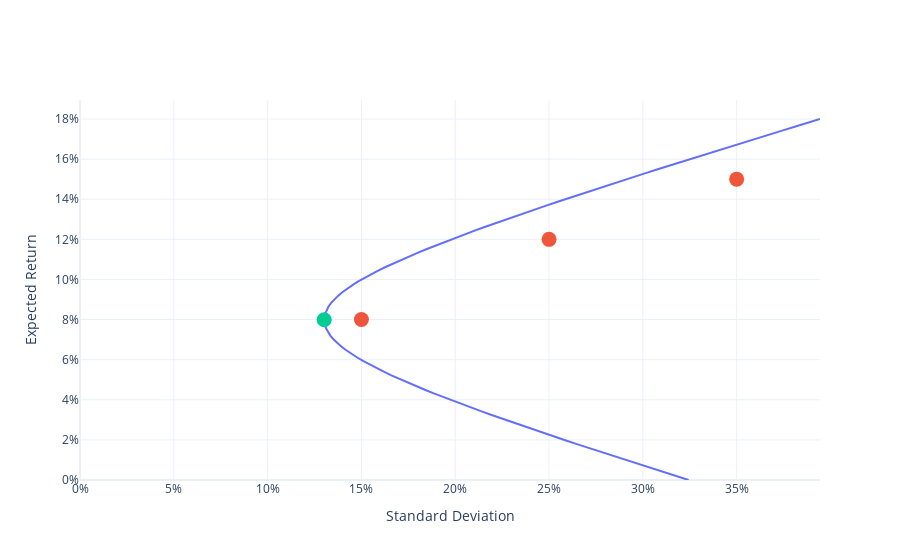

The notebook cell this image was saved under:
### Markdown cell above
# FIGURE

### Code cell
import plotly.graph_objects as go 

string = 'asset 1: %{customdata[0]:.0%}<br>'
string += 'asset 2: %{customdata[1]:.0%}<br>'
string += 'asset 3: %{customdata[2]:.0%}<br>'
string += '<extra></extra>'
trace1 = go.Scatter(
    x=sds,
    y=mns,
    mode="lines",
    customdata=ports,
    hovertemplate=string
)

trace2 = go.Scatter( 
    x=sd,
    y=mn,
    text=["Asset 1", "Asset 2", "Asset 3"],
    hovertemplate="%{text}<extra></extra>",
    mode="markers",
    marker=dict(size=15)
)

trace3 = go.Scatter(
    x=[gmv_sd],
    y=[gmv_mn],
    text=["GMV Portfolio"],
    hovertemplate="%{text}<extra></extra>",
    mode="markers",
    marker=dict(size=15)
    )

fig = go.Figure()
for trace in (trace1, trace2, trace3):
    fig.add_trace(trace)
fig.update_layout(
    xaxis_title="Standard Deviation",
    yaxis_title="Expected Return",
    xaxis_rangemode = "tozero",
    yaxis_rangemode="tozero",
    xaxis_tickformat=".0%",
    yaxis_tickformat=".0%",
    template="plotly_white",
    showlegend=False
) 
fig.show()

### Figure 1 — Plotly figure (JSON) as saved in the notebook; plotly's stock layout.template omitted (floating-point values rounded to 4 significant figures; data arrays with more than 128 entries replaced by an {"elided": "..."} marker saying what was removed)
{"data": [{"customdata": {"elided": "101x3 float values"}, "hovertemplate": "asset 1: %{customdata[0]:.0%}<br>asset 2: %{customdata[1]:.0%}<br>asset 3: %{customdata[2]:.0%}<br><extra></extra>", "mode": "lines", "type": "scatter", "x": [0.3244, 0.3182, 0.3122, 0.3061, 0.3, 0.294, 0.288, 0.2821, 0.2762, 0.2703, 0.2644, 0.2586, 0.2529, 0.2471, 0.2415, 0.2359, 0.2303, 0.2248, 0.2194, 0.214, 0.2088, 0.2036, 0.1985, 0.1935, 0.1886, 0.1838, 0.1791, 0.1746, 0.1702, 0.166, 0.1619, 0.158, 0.1543, 0.1508, 0.1476, 0.1445, 0.1417, 0.1392, 0.137, 0.1351, 0.1334, 0.1321, 0.1311, 0.1305, 0.1302, 0.1302, 0.1306, 0.1313, 0.1324, 0.1338, 0.1355, 0.1375, 0.1398, 0.1424, 0.1452, 0.1483, 0.1516, 0.1552, 0.1589, 0.1628, 0.167, 0.1712, 0.1756, 0.1802, 0.1849, 0.1897, 0.1946, 0.1997, 0.2048, 0.21, 0.2153, 0.2207, 0.2261, 0.2316, 0.2372, 0.2428, 0.2485, 0.2542, 0.26, 0.2658, 0.2716, 0.2775, 0.2835, 0.2894, 0.2954, 0.3015, 0.3075, 0.3136, 0.3197, 0.3258, 0.332, 0.3381, 0.3443, 0.3505, 0.3567, 0.363, 0.3692, 0.3755, 0.3818, 0.3881, 0.3944], "y": [0, 0.0018, 0.0036, 0.0054, 0.0072, 0.009, 0.0108, 0.0126, 0.0144, 0.0162, 0.018, 0.0198, 0.0216, 0.0234, 0.0252, 0.027, 0.0288, 0.0306, 0.0324, 0.0342, 0.036, 0.0378, 0.0396, 0.0414, 0.0432, 0.045, 0.0468, 0.0486, 0.0504, 0.0522, 0.054, 0.0558, 0.0576, 0.0594, 0.0612, 0.063, 0.0648, 0.0666, 0.0684, 0.0702, 0.072, 0.0738, 0.0756, 0.0774, 0.0792, 0.081, 0.0828, 0.0846, 0.0864, 0.0882, 0.09, 0.0918, 0.0936, 0.0954, 0.0972, 0.099, 0.1008, 0.1026, 0.1044, 0.1062, 0.108, 0.1098, 0.1116, 0.1134, 0.1152, 0.117, 0.1188, 0.1206, 0.1224, 0.1242, 0.126, 0.1278, 0.1296, 0.1314, 0.1332, 0.135, 0.1368, 0.1386, 0.1404, 0.1422, 0.144, 0.1458, 0.1476, 0.1494, 0.1512, 0.153, 0.1548, 0.1566, 0.1584, 0.1602, 0.162, 0.1638, 0.1656, 0.1674, 0.1692, 0.171, 0.1728, 0.1746, 0.1764, 0.1782, 0.18]}, {"hovertemplate": "%{text}<extra></extra>", "marker": {"size": 15}, "mode": "markers", "text": ["Asset 1", "Asset 2", "Asset 3"], "type": "scatter", "x": [0.15, 0.25, 0.35], "y": [0.08, 0.12, 0.15]}, {"hovertemplate": "%{text}<extra></extra>", "marker": {"size": 15}, "mode": "markers", "text": ["GMV Portfolio"], "type": "scatter", "x": [0.1302], "y": [0.07989]}], "layout": {"showlegend": false, "xaxis": {"rangemode": "tozero", "tickformat": ".0%", "title": {"text": "Standard Deviation"}}, "yaxis": {"rangemode": "tozero", "tickformat": ".0%", "title": {"text": "Expected Return"}}}}
